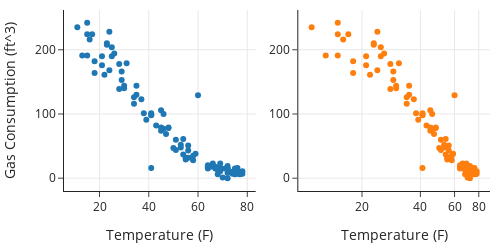

The code cell stored with this chart in its notebook:
### Markdown cell above
Let's begin by looking at a scatter plot of gas consumption as a function of temperature:

### Code cell
fig = make_subplots(rows=1, cols=2)

fig.add_trace(
    go.Scatter(x=heat_df['temp'], y=heat_df['ccf'], mode="markers"),
    row=1, col=1)

fig.update_xaxes(title='Temperature (F)', row=1, col=1)
fig.update_yaxes(title='Gas Consumption (ft^3)', row=1, col=1)

fig.add_trace(
    go.Scatter(x=heat_df['temp'], y=heat_df['ccf'], mode="markers"),
    row=1, col=2)

fig.update_xaxes(type="log", title='Temperature (F)', row=1, col=2)

fig.update_layout(height=250, width=500, showlegend=False)
fig.show()

### Figure 1 — Plotly figure (JSON) as saved in the notebook; plotly's stock layout.template omitted (floating-point values rounded to 4 significant figures)
{"data": [{"mode": "markers", "type": "scatter", "x": [29, 31, 15, 43, 23, 71, 67, 72, 15, 64, 58, 48, 35, 16, 25, 35, 53, 69, 75, 72, 67, 46, 29, 25, 34, 47, 69, 72, 76, 69, 51, 45, 21, 48, 23, 28, 70, 51, 64, 76, 54, 37, 11, 75, 24, 64, 26, 18, 72, 72, 45, 66, 60, 41, 17, 56, 54, 56, 74, 69, 78, 72, 56, 21, 41, 30, 22, 34, 53, 59, 74, 78, 77, 64, 41, 30, 50, 24, 13, 38, 46, 65, 74, 76, 75, 68, 58, 41, 18, 28, 15, 45, 75, 55, 68, 67, 76, 55, 39], "xaxis": "x", "y": [166, 179, 224, 82, 208, 15, 15, 8, 242, 18, 35, 78, 144, 216, 204, 130, 48, 16, 14, 15, 18, 100, 153, 190, 126, 69, 16, 15, 16, 23, 60, 106, 190, 79, 210, 178, 1, 44, 20, 7, 37, 123, 235, 15, 228, 17, 194, 164, 13, 0, 74, 23, 129, 16, 224, 43, 61, 51, 9, 11, 11, 19, 32, 176, 99, 144, 161, 116, 52, 38, 10, 7, 6, 15, 101, 140, 47, 168, 191, 101, 77, 18, 7, 9, 6, 13, 28, 98, 182, 139, 191, 79, 12, 29, 6, 16, 11, 32, 91], "yaxis": "y"}, {"mode": "markers", "type": "scatter", "x": [29, 31, 15, 43, 23, 71, 67, 72, 15, 64, 58, 48, 35, 16, 25, 35, 53, 69, 75, 72, 67, 46, 29, 25, 34, 47, 69, 72, 76, 69, 51, 45, 21, 48, 23, 28, 70, 51, 64, 76, 54, 37, 11, 75, 24, 64, 26, 18, 72, 72, 45, 66, 60, 41, 17, 56, 54, 56, 74, 69, 78, 72, 56, 21, 41, 30, 22, 34, 53, 59, 74, 78, 77, 64, 41, 30, 50, 24, 13, 38, 46, 65, 74, 76, 75, 68, 58, 41, 18, 28, 15, 45, 75, 55, 68, 67, 76, 55, 39], "xaxis": "x2", "y": [166, 179, 224, 82, 208, 15, 15, 8, 242, 18, 35, 78, 144, 216, 204, 130, 48, 16, 14, 15, 18, 100, 153, 190, 126, 69, 16, 15, 16, 23, 60, 106, 190, 79, 210, 178, 1, 44, 20, 7, 37, 123, 235, 15, 228, 17, 194, 164, 13, 0, 74, 23, 129, 16, 224, 43, 61, 51, 9, 11, 11, 19, 32, 176, 99, 144, 161, 116, 52, 38, 10, 7, 6, 15, 101, 140, 47, 168, 191, 101, 77, 18, 7, 9, 6, 13, 28, 98, 182, 139, 191, 79, 12, 29, 6, 16, 11, 32, 91], "yaxis": "y2"}], "layout": {"height": 250, "showlegend": false, "width": 500, "xaxis": {"anchor": "y", "autorange": true, "domain": [0, 0.45], "range": [5.586, 83.41], "title": {"text": "Temperature (F)"}, "type": "linear"}, "xaxis2": {"anchor": "y2", "autorange": true, "domain": [0.55, 1], "range": [0.9727, 1.961], "title": {"text": "Temperature (F)"}, "type": "log"}, "yaxis": {"anchor": "x", "autorange": true, "domain": [0, 1], "range": [-19.93, 261.9], "title": {"text": "Gas Consumption (ft^3)"}, "type": "linear"}, "yaxis2": {"anchor": "x2", "autorange": true, "domain": [0, 1], "range": [-19.93, 261.9], "type": "linear"}}}
